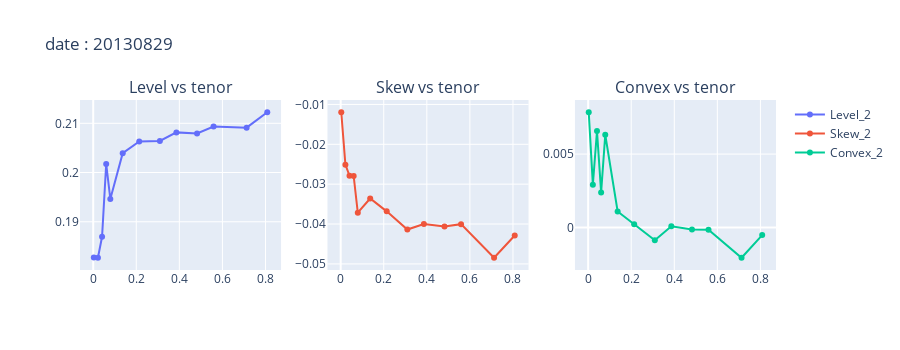

The notebook cell saved with this chart:
### Code cell
plot_params_vs_tenor(df_all,"20130829")

### Figure 1 — Plotly figure (JSON) as saved in the notebook; plotly's stock layout.template omitted (floating-point values rounded to 4 significant figures)
{"data": [{"mode": "markers+lines", "name": "Level_2", "type": "scatter", "x": [0.00274, 0.02192, 0.0411, 0.06027, 0.07945, 0.137, 0.2137, 0.3096, 0.3863, 0.4822, 0.5589, 0.7123, 0.8082], "xaxis": "x", "y": [0.1827, 0.1827, 0.1869, 0.2017, 0.1946, 0.2039, 0.2063, 0.2064, 0.2082, 0.2079, 0.2094, 0.2091, 0.2122], "yaxis": "y"}, {"mode": "markers+lines", "name": "Skew_2", "type": "scatter", "x": [0.00274, 0.02192, 0.0411, 0.06027, 0.07945, 0.137, 0.2137, 0.3096, 0.3863, 0.4822, 0.5589, 0.7123, 0.8082], "xaxis": "x2", "y": [-0.01196, -0.0251, -0.02791, -0.02792, -0.03716, -0.03359, -0.03682, -0.04137, -0.04002, -0.04059, -0.04003, -0.04846, -0.04287], "yaxis": "y2"}, {"mode": "markers+lines", "name": "Convex_2", "type": "scatter", "x": [0.00274, 0.02192, 0.0411, 0.06027, 0.07945, 0.137, 0.2137, 0.3096, 0.3863, 0.4822, 0.5589, 0.7123, 0.8082], "xaxis": "x3", "y": [0.007846, 0.002921, 0.00657, 0.002395, 0.006317, 0.001098, 0.0002237, -0.0008657, 8.4e-05, -0.000123, -0.0001501, -0.002053, -0.0005124], "yaxis": "y3"}], "layout": {"annotations": [{"font": {"size": 16}, "showarrow": false, "text": "Level vs tenor", "x": 0.1444, "xanchor": "center", "xref": "paper", "y": 1, "yanchor": "bottom", "yref": "paper"}, {"font": {"size": 16}, "showarrow": false, "text": "Skew vs tenor", "x": 0.5, "xanchor": "center", "xref": "paper", "y": 1, "yanchor": "bottom", "yref": "paper"}, {"font": {"size": 16}, "showarrow": false, "text": "Convex vs tenor", "x": 0.8556, "xanchor": "center", "xref": "paper", "y": 1, "yanchor": "bottom", "yref": "paper"}], "height": 350, "title": {"text": "date : 20130829"}, "xaxis": {"anchor": "y", "domain": [0, 0.2889]}, "xaxis2": {"anchor": "y2", "domain": [0.3556, 0.6444]}, "xaxis3": {"anchor": "y3", "domain": [0.7111, 1]}, "yaxis": {"anchor": "x", "domain": [0, 1]}, "yaxis2": {"anchor": "x2", "domain": [0, 1]}, "yaxis3": {"anchor": "x3", "domain": [0, 1]}}}
